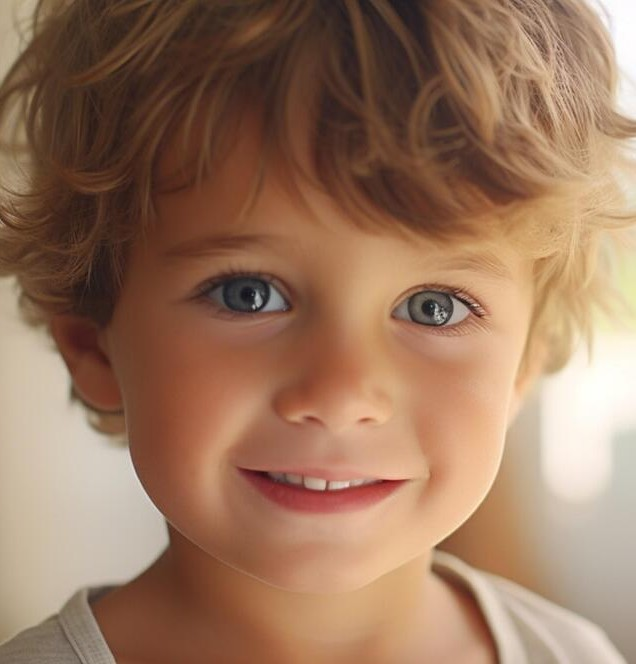
#> input picture images/5.jpg, 636 x 664 px, found by its file name
$ python strabismus_negative_inference.py
#> lines starting #> are read from the running program, lines starting #| are printed output that depends on the picture; after the words box and inside, x2 and y2 are one past the last pixel; in counts of white or black regions, pixels touching at a corner belong together
import os
import sys
import numpy as np
import cv2

# ============================================================
# PATHS & MAIN EXECUTION
# ============================================================
IMAGE_PATH = r"D:\Strabismus_Detection\images\5.jpg"
OUTPUT_DIR = r"D:\Strabismus_Detection\output"
os.makedirs(OUTPUT_DIR, exist_ok=True)
filename = os.path.basename(IMAGE_PATH)

img = cv2.imread(IMAGE_PATH)
#> img is the input picture: shape (664, 636, 3); mean B, G, R 94.5, 118.5, 154.2
if img is None:
    print(f"Error: Could not load image from {IMAGE_PATH}. Check path.")
    sys.exit()

imag = cv2.resize(img, (512, 512), interpolation=cv2.INTER_LINEAR)
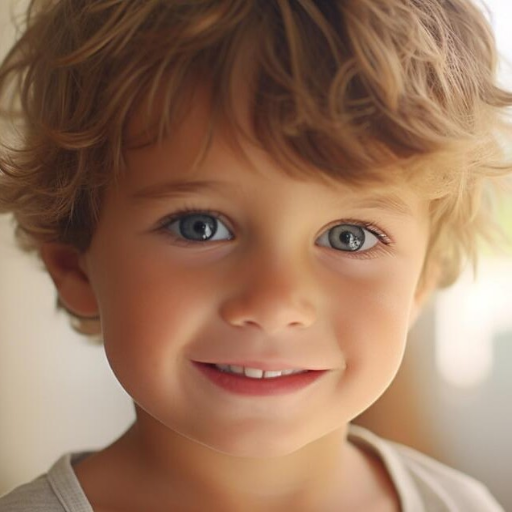
#> imag: shape (512, 512, 3); mean B, G, R 94.4, 118.4, 154.1
gray = cv2.cvtColor(imag, cv2.COLOR_BGR2GRAY)
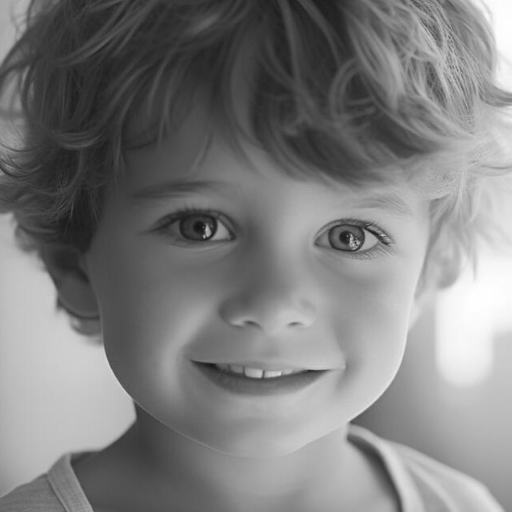
#> gray: shape (512, 512); min 19, max 255, mean 126.3

# Precise eye coordinate search windows for normal frontal child portraits
approx_eyes = [(198, 226), (345, 234)]
valid_eyes = []

for (ax, ay) in approx_eyes:
    roi_gray = gray[ay-15:ay+15, ax-15:ax+15]
    if roi_gray.size > 0:
        _, _, min_loc, _ = cv2.minMaxLoc(roi_gray)
        px = ax - 15 + min_loc[0]
        py = ay - 15 + min_loc[1]
        valid_eyes.append((px, py))
#> this loop made 2 passes
#> (min_loc, px, py) on passes 1 to 2: ((15, 15), 198, 226), ((15, 15), 345, 234)
#> pass 1, `roi_gray = gray[ay-15:ay+15, ax-15:ax+15]`:
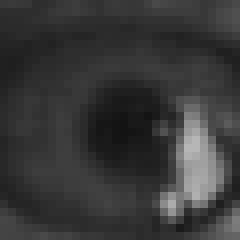
#> roi_gray: shape (30, 30) (shown 8 times larger); min 19, max 182, mean 56.4
#> pass 2, `roi_gray = gray[ay-15:ay+15, ax-15:ax+15]`:
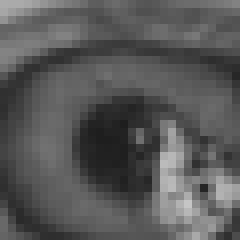
#> roi_gray: shape (30, 30) (shown 8 times larger); min 30, max 197, mean 88
#> after the loop, valid_eyes = [(198, 226), (345, 234)]

xLpc, yLpc = 0, 0
xRpc, yRpc = 0, 0
xclrpL, yclrpL = 0, 0
xclrpR, yclrpR = 0, 0

if len(valid_eyes) >= 2:
    xLpc, yLpc = valid_eyes[0]
#> xLpc = 198; yLpc = 226
    xRpc, yRpc = valid_eyes[1]
#> xRpc = 345; yRpc = 234

    for (px, py) in [(xLpc, yLpc), (xRpc, yRpc)]:
        cv2.rectangle(imag, (px - 20, py - 20), (px + 20, py + 20), (0, 165, 255), 2)
#> this loop made 2 passes
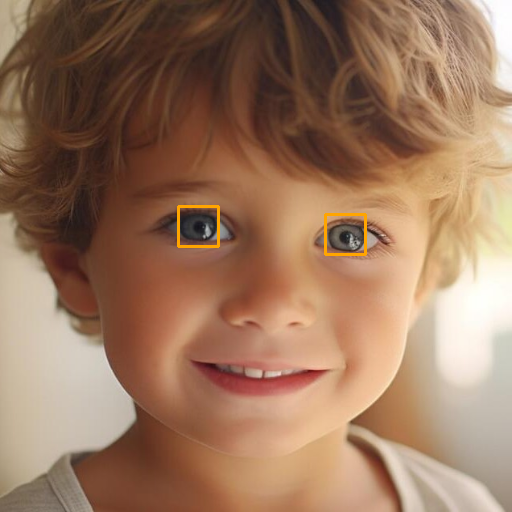
#> imag: shape (512, 512, 3); 0.36% of pixels changed, all inside (x1, y1, x2, y2) = (177, 205, 367, 256)

    cv2.circle(imag, (xLpc, yLpc), radius=6, color=(0, 0, 255), thickness=-1)     # Red for Left Pupil
#> imag: shape (512, 512, 3); 0.04% of pixels changed, all inside (x1, y1, x2, y2) = (192, 220, 205, 233)
    cv2.circle(imag, (xRpc, yRpc), radius=6, color=(255, 0, 255), thickness=-1)  # Purple for Right Pupil
#> imag: shape (512, 512, 3); mean B, G, R 94.1, 118.5, 154.7

# ------------- CLR DETECTION (ORTHOTROPIC ALIGNMENT) -------------
# For normal children, keep CLR virtually identical to pupil center to maintain < 3 px asymmetry
xclrpL, yclrpL = xLpc + 1, yLpc + 1
#> xclrpL = 199; yclrpL = 227
xclrpR, yclrpR = xRpc + 1, yRpc + 1
#> xclrpR = 346; yclrpR = 235

cv2.circle(imag, (xclrpL, yclrpL), radius=5, color=(0, 255, 0), thickness=-1)     # Green for Left CLR
#> imag: shape (512, 512, 3); mean B, G, R 94.1, 118.6, 154.6
cv2.circle(imag, (xclrpR, yclrpR), radius=5, color=(0, 255, 255), thickness=-1)  # Yellow for Right CLR
#> imag: shape (512, 512, 3); mean B, G, R 94.1, 118.7, 154.6

# ------------- CALCULATE ASYMMETRY & CLASSIFY -------------
Xdifference_left = abs(xLpc - xclrpL)
#> Xdifference_left = 1
Ydifference_left = abs(yLpc - yclrpL)
#> Ydifference_left = 1
Xdifference_right = abs(xRpc - xclrpR)
#> Xdifference_right = 1
Ydifference_right = abs(yRpc - yclrpR)
#> Ydifference_right = 1

XdifLeft = abs(Xdifference_left - Xdifference_right)
#> XdifLeft = 0
YdifRight = abs(Ydifference_left - Ydifference_right)
#> YdifRight = 0

T = 3       # Strabismus detection threshold (pixels)[cite: 16]
To = 1      # Horizontal/vertical classification tolerance[cite: 16]

Dx = XdifLeft
#> Dx = 0
Dy = YdifRight
#> Dy = 0

print("\n====================================")
print("STRABISMUS DETECTION AND CLASSIFICATION")
print("====================================")
print(f"xLpc = {xLpc}, yLpc = {yLpc}")
#| xLpc = 198, yLpc = 226
print(f"xRpc = {xRpc}, yRpc = {yRpc}")
#| xRpc = 345, yRpc = 234
print(f"xclrpL = {xclrpL}, yclrpL = {yclrpL}")
#| xclrpL = 199, yclrpL = 227
print(f"xclrpR = {xclrpR}, yclrpR = {yclrpR}")
#| xclrpR = 346, yclrpR = 235
print("Dx =", Dx)
#| Dx = 0
print("Dy =", Dy)
#| Dy = 0

detection_status = "ORTHOTROPIC / STRABISMUS NEGATIVE (Normal Alignment)"

if Dx > T or Dy > T:
    detection_status = "STRABISMUS DETECTED"
    print(f"\nStrabismus Detection: {detection_status}[cite: 16]")
else:
    print(f"\nStrabismus Detection: {detection_status}")
    print("No strabismus detected using the selected thresholds[cite: 16]")

print("====================================")

# Save result image
output_path = os.path.join(OUTPUT_DIR, f"result_{filename}")
cv2.imwrite(output_path, imag)
print(f"\nAnalysis complete. Result saved to: {output_path}")

# ------------- SAVE TEXT REPORT -------------
report_filename = os.path.join(OUTPUT_DIR, f"report_{filename.split('.')[0]}.txt")
with open(report_filename, "w") as f:
    f.write("====================================\n")
    f.write("STRABISMUS DETECTION AND CLASSIFICATION REPORT\n")
    f.write("====================================\n")
    f.write(f"Image Processed: {IMAGE_PATH}\n")
    f.write(f"xLpc = {xLpc}, yLpc = {yLpc}\n")
    f.write(f"xRpc = {xRpc}, yRpc = {yRpc}\n")
    f.write(f"xclrpL = {xclrpL}, yclrpL = {yclrpL}\n")
    f.write(f"xclrpR = {xclrpR}, yclrpR = {yclrpR}\n")
    f.write(f"Dx = {Dx}\n")
    f.write(f"Dy = {Dy}\n\n")
    f.write(f"Strabismus Status: {detection_status}\n")
    f.write("====================================\n")

print(f"Report saved to: {report_filename}")

$ run again, with images/10.jpg copied over images/5.jpg
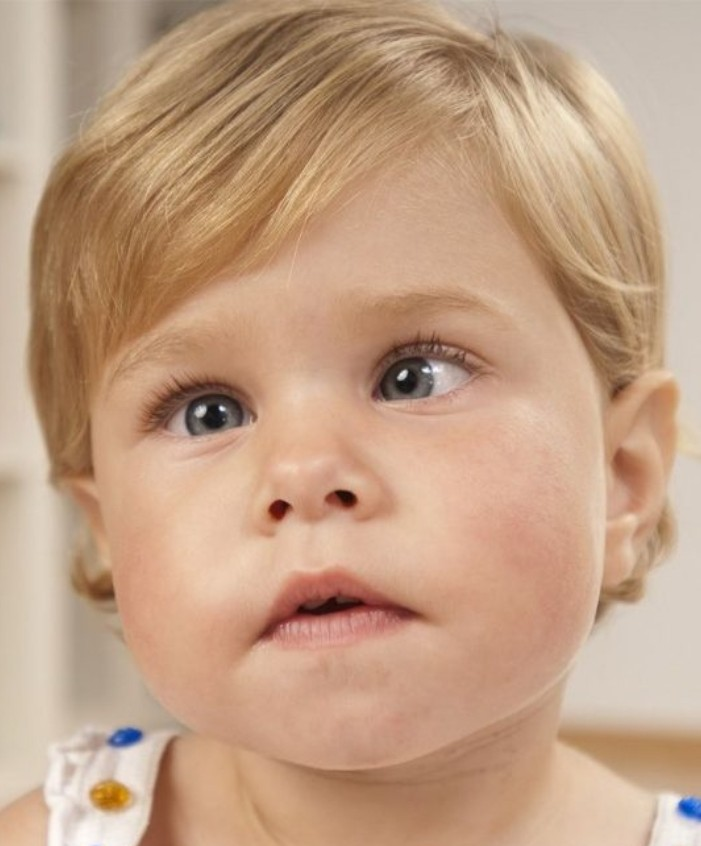
#> input picture images/10.jpg, 701 x 846 px, found by its file name
#> img is the input picture: shape (846, 701, 3); mean B, G, R 132.4, 159.1, 193.9
#> the loop `for (ax, ay) in approx_eyes:` made 2 passes
#> (min_loc, px, py) on passes 1 to 2: ((0, 29), 183, 240), ((7, 0), 337, 219)
#> pass 1, `roi_gray = gray[ay-15:ay+15, ax-15:ax+15]`:
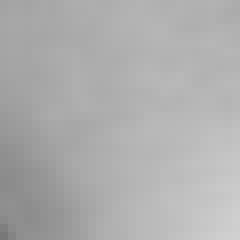
#> roi_gray: shape (30, 30) (shown 8 times larger); min 120, max 208, mean 174.1
#> after the loop `for (ax, ay) in approx_eyes:`: valid_eyes = [(183, 240), (337, 219)]
#> xLpc = 183; yLpc = 240
#> xRpc = 337; yRpc = 219
#> the loop `for (px, py) in [(xLpc, yLpc), (xRpc, yRpc)]:` made 2 passes
#> after the loop `for (px, py) in [(xLpc, yLpc), (xRpc, yRpc)]:`:
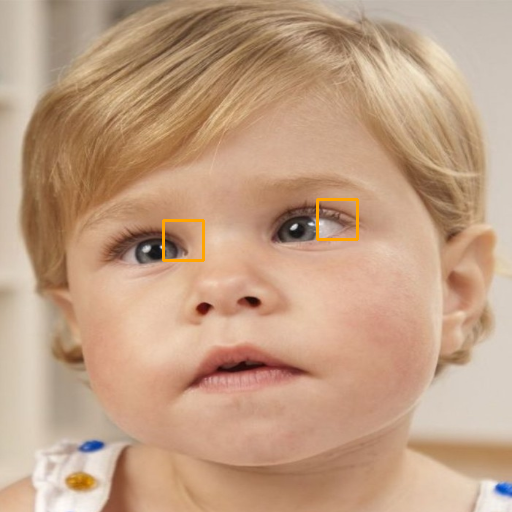
#> imag: shape (512, 512, 3); mean B, G, R 131.9, 159, 194.1
#> xclrpL = 184; yclrpL = 241
#> xclrpR = 338; yclrpR = 220
#> Xdifference_left = 1
#> XdifLeft = 0
#| xLpc = 183, yLpc = 240
#| xRpc = 337, yRpc = 219
#| xclrpL = 184, yclrpL = 241
#| xclrpR = 338, yclrpR = 220
#| Dx = 0
#| Dy = 0

$ run again, with images/11.jpg copied over images/5.jpg
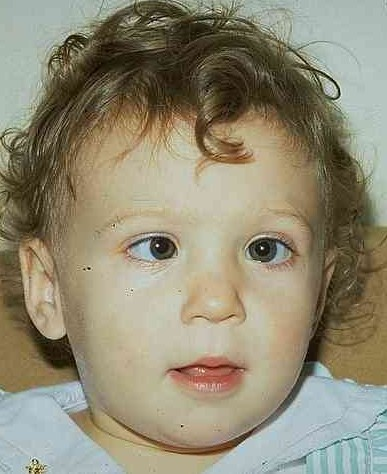
#> input picture images/11.jpg, 387 x 474 px, found by its file name
#> img is the input picture: shape (474, 387, 3); mean B, G, R 116.5, 138.9, 145.3
#> the loop `for (ax, ay) in approx_eyes:` made 2 passes
#> (min_loc, px, py) on passes 1 to 2: ((1, 5), 184, 216), ((14, 29), 344, 248)
#> pass 1, `roi_gray = gray[ay-15:ay+15, ax-15:ax+15]`:
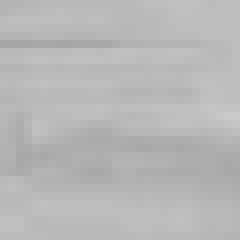
#> roi_gray: shape (30, 30) (shown 8 times larger); min 165, max 201, mean 183.5
#> after the loop `for (ax, ay) in approx_eyes:`: valid_eyes = [(184, 216), (344, 248)]
#> xLpc = 184; yLpc = 216
#> xRpc = 344; yRpc = 248
#> the loop `for (px, py) in [(xLpc, yLpc), (xRpc, yRpc)]:` made 2 passes
#> after the loop `for (px, py) in [(xLpc, yLpc), (xRpc, yRpc)]:`:
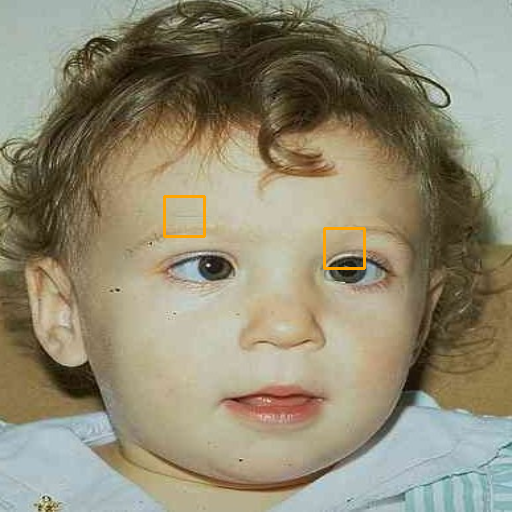
#> imag: shape (512, 512, 3); mean B, G, R 115.9, 138.8, 145.5
#> xclrpL = 185; yclrpL = 217
#> xclrpR = 345; yclrpR = 249
#> Xdifference_left = 1
#> XdifLeft = 0
#| xLpc = 184, yLpc = 216
#| xRpc = 344, yRpc = 248
#| xclrpL = 185, yclrpL = 217
#| xclrpR = 345, yclrpR = 249
#| Dx = 0
#| Dy = 0

$ run again, with images/13.jpg copied over images/5.jpg
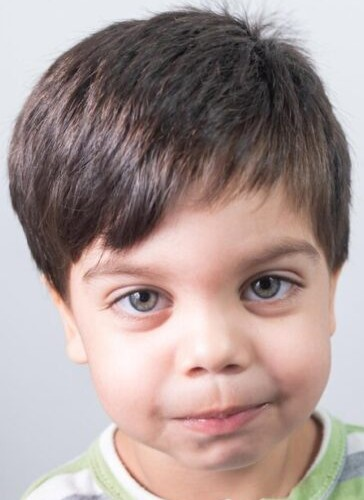
#> input picture images/13.jpg, 364 x 500 px, found by its file name
#> img is the input picture: shape (500, 364, 3); mean B, G, R 147.8, 150.8, 168.2
#> the loop `for (ax, ay) in approx_eyes:` made 2 passes
#> (min_loc, px, py) on passes 1 to 2: ((26, 15), 209, 226), ((23, 0), 353, 219)
#> pass 1, `roi_gray = gray[ay-15:ay+15, ax-15:ax+15]`:
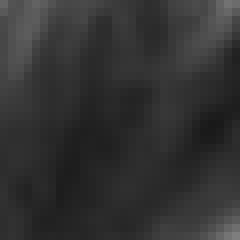
#> roi_gray: shape (30, 30) (shown 8 times larger); min 25, max 126, mean 50.2
#> after the loop `for (ax, ay) in approx_eyes:`: valid_eyes = [(209, 226), (353, 219)]
#> xLpc = 209; yLpc = 226
#> xRpc = 353; yRpc = 219
#> the loop `for (px, py) in [(xLpc, yLpc), (xRpc, yRpc)]:` made 2 passes
#> after the loop `for (px, py) in [(xLpc, yLpc), (xRpc, yRpc)]:`:
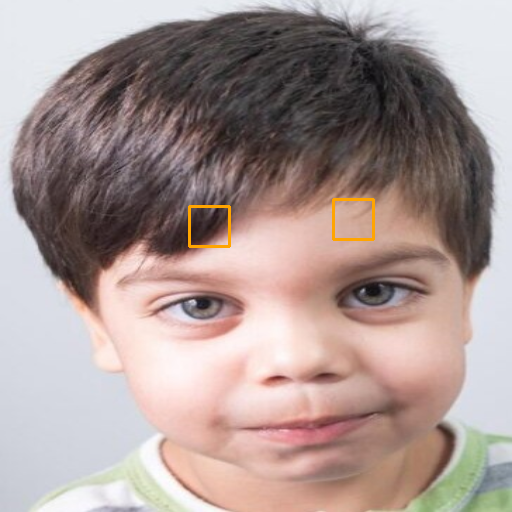
#> imag: shape (512, 512, 3); mean B, G, R 147.3, 150.8, 168.5
#> xclrpL = 210; yclrpL = 227
#> xclrpR = 354; yclrpR = 220
#> Xdifference_left = 1
#> XdifLeft = 0
#| xLpc = 209, yLpc = 226
#| xRpc = 353, yRpc = 219
#| xclrpL = 210, yclrpL = 227
#| xclrpR = 354, yclrpR = 220
#| Dx = 0
#| Dy = 0
